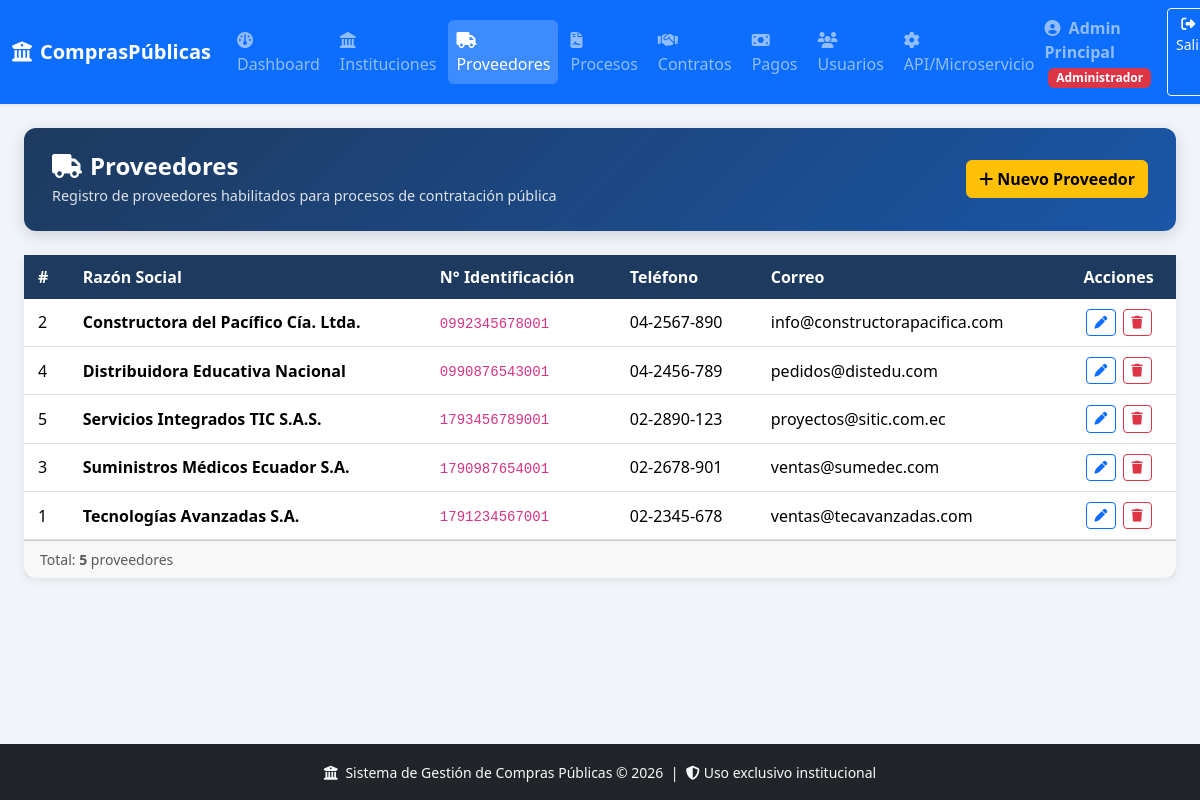
Screenshot of /views/proveedores.php (signed in) with the database file from the repository.
### tables this page shows
CREATE TABLE IF NOT EXISTS proveedor (
    id_proveedor INT AUTO_INCREMENT PRIMARY KEY,
    razon_social VARCHAR(200) NOT NULL,
    numero_identificacion VARCHAR(20) NOT NULL UNIQUE,
    telefono VARCHAR(20),
    correo VARCHAR(150),
    direccion VARCHAR(300),
    created_at TIMESTAMP DEFAULT CURRENT_TIMESTAMP
);

### includes/session.php (called while the page is built, shortened)
<?php
function isAdmin()
{
    return ($_SESSION['user_rol'] ?? '') === 'administrador';
}
function canEdit()
{
    return in_array($_SESSION['user_rol'] ?? '', ['administrador', 'desarrollador']);
}

### views/proveedores.php (the view, shortened to what this page needs)
<?php
require_once '../includes/header.php';
$pdo = getDB();
$proveedores = $pdo->query("SELECT * FROM proveedor ORDER BY razon_social")->fetchAll();
?>
<div class="page-hero">
  <div class="d-flex justify-content-between align-items-center">
    <div>
      <h2><i class="fa fa-truck me-2"></i>Proveedores</h2>
      <p>Registro de proveedores habilitados para procesos de contratación pública</p>
    </div>
    <?php if (canEdit()): ?>
      <button class="btn btn-warning fw-bold" data-bs-toggle="modal" data-bs-target="#modalCrear">
        <i class="fa fa-plus me-1"></i>Nuevo Proveedor
      </button>
    <?php endif; ?>
  </div>
</div>
<div class="card">
  <div class="card-body p-0">
    <div class="table-responsive">
      <table class="table table-hover mb-0">
        <thead>
          <tr>
            <th>#</th>
            <th>Razón Social</th>
            <th>N° Identificación</th>
            <th>Teléfono</th>
            <th>Correo</th>
            <?php if (canEdit()): ?><th class="text-center">Acciones</th><?php endif; ?>
          </tr>
        </thead>
        <tbody>
          <?php if (empty($proveedores)): ?>
            <tr>
              <td colspan="6" class="text-center py-4 text-muted"><i class="fa fa-inbox fa-2x d-block mb-2"></i>No hay proveedores registrados</td>
            </tr>
          <?php else: ?>
            <?php foreach ($proveedores as $p): ?>
              <tr>
                <td><?php echo $p['id_proveedor']; ?></td>
                <td class="fw-semibold"><?php echo htmlspecialchars($p['razon_social']); ?></td>
                <td><code><?php echo htmlspecialchars($p['numero_identificacion']); ?></code></td>
                <td><?php echo htmlspecialchars($p['telefono'] ?? '—'); ?></td>
                <td><?php echo htmlspecialchars($p['correo'] ?? '—'); ?></td>
                <?php if (canEdit()): ?>
                  <td class="text-center action-btns">
                    <button class="btn btn-sm btn-outline-primary"
                      onclick='openEditModal(<?php echo json_encode($p); ?>)'>
                      <i class="fa fa-pen"></i>
                    </button>
                    <?php if (isAdmin()): ?>
                      <a href="../controllers/proveedor_controller.php?action=eliminar&id=<?php echo $p['id_proveedor']; ?>"
                        class="btn btn-sm btn-outline-danger btn-delete">
                        <i class="fa fa-trash"></i>
                      </a>
                    <?php endif; ?>
                  </td>
                <?php endif; ?>
              </tr>
          <?php endforeach;
          endif; ?>
        </tbody>
      </table>
    </div>
  </div>
  <div class="card-footer text-muted small">Total: <strong><?php echo count($proveedores); ?></strong> proveedores</div>
</div>
<?php require_once '../includes/footer.php'; ?>

### assets/css/style.css (style rules this page uses)
:root { --primary: #1a56a7; --secondary: #1e3a5f; --accent: #f59e0b; --success: #16a34a; --danger: #dc2626; }
body { background: #f1f5f9; font-family: 'Segoe UI', Arial, sans-serif; min-height: 100vh; display: flex; flex-direction: column; }
.page-hero { background: linear-gradient(135deg, var(--secondary) 0%, var(--primary) 100%); color: white; border-radius: 12px; padding: 24px 28px; margin-bottom: 24px; box-shadow: 0 4px 16px rgba(0,0,0,0.15); }
.page-hero h2 { margin: 0; font-weight: 700; font-size: 1.5rem; }
.page-hero p { margin: 4px 0 0; opacity: 0.85; font-size: 0.9rem; }
.card { border: none; border-radius: 12px; box-shadow: 0 2px 12px rgba(0,0,0,0.08); }
.table thead th { background: var(--secondary); color: white; font-weight: 600; border: none; white-space: nowrap; }
.table td, .table th { vertical-align: middle; padding: 10px 14px; }
.action-btns .btn { padding: 3px 8px; font-size: 0.8rem; margin: 0 1px; }

### rows the page displays
proveedor: id_proveedor "2", razon_social "Constructora del Pacífico Cía. Ltda.", numero_identificacion "0992345678001", telefono "04-2567-890", correo "info@constructorapacifica.com"
proveedor: id_proveedor "4", razon_social "Distribuidora Educativa Nacional", numero_identificacion "0990876543001", telefono "04-2456-789", correo "pedidos@distedu.com"
proveedor: id_proveedor "5", razon_social "Servicios Integrados TIC S.A.S.", numero_identificacion "1793456789001", telefono "02-2890-123", correo "proyectos@sitic.com.ec"
proveedor: id_proveedor "3", razon_social "Suministros Médicos Ecuador S.A.", numero_identificacion "1790987654001", telefono "02-2678-901", correo "ventas@sumedec.com"
proveedor: id_proveedor "1", razon_social "Tecnologías Avanzadas S.A.", numero_identificacion "1791234567001", telefono "02-2345-678", correo "ventas@tecavanzadas.com"

### other values shown
$nombre "Admin Principal"
$rol "Administrador"
count($proveedores) "5"
